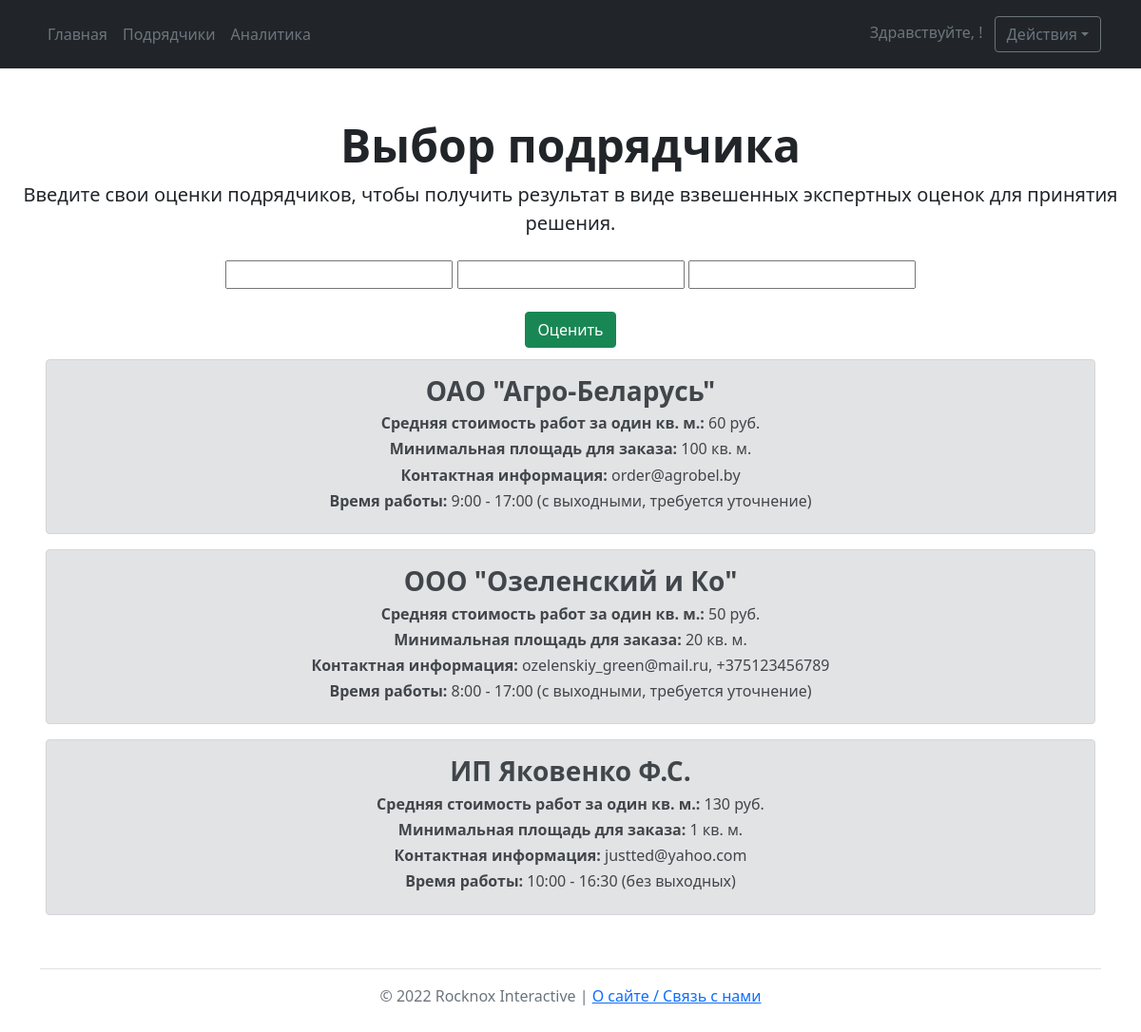
Before: /method with the older database file.
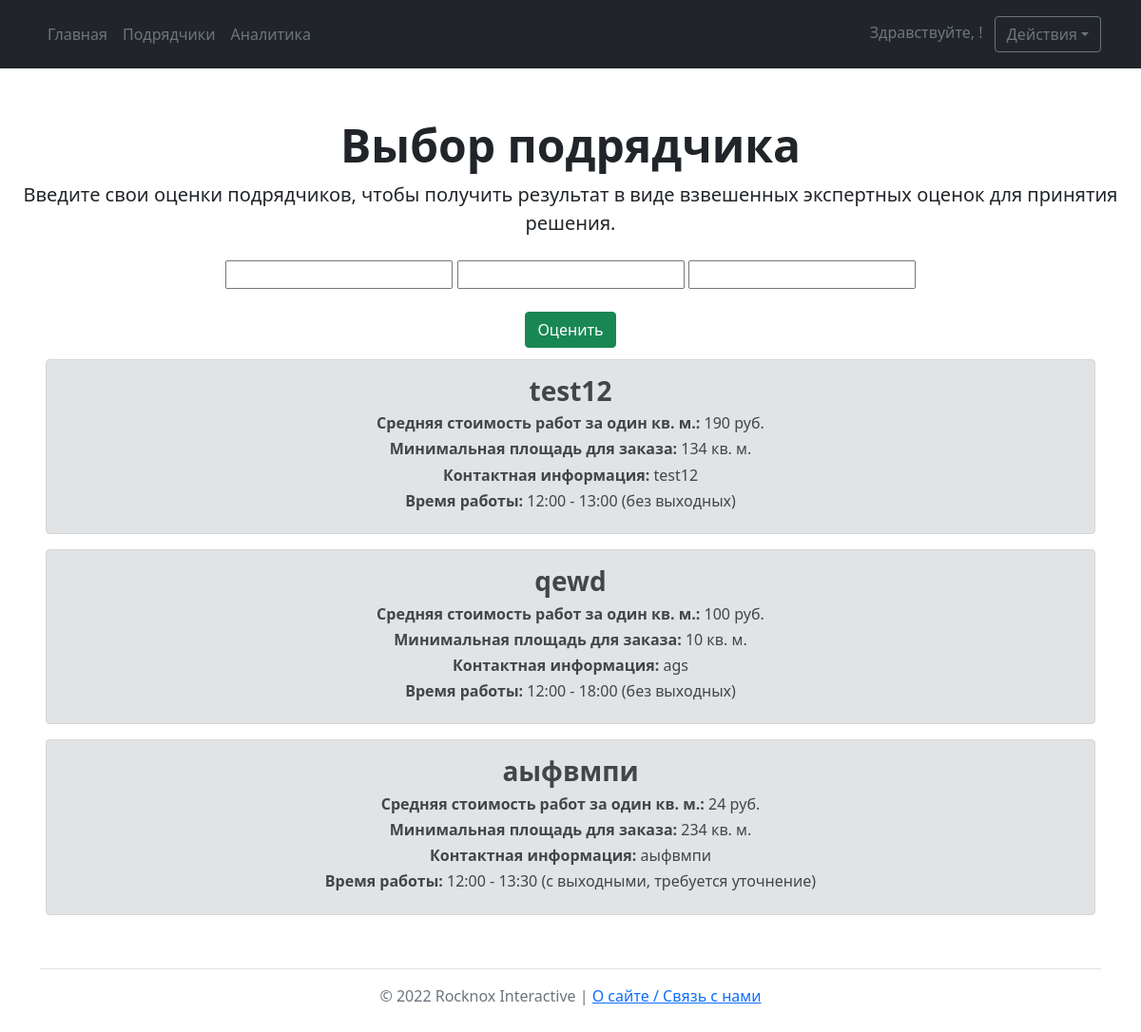
After: the same page with the newer database file.
### main/models.py (models this page shows)
class Executor(models.Model):
    weekends = (
        ('без выходных', 'без выходных'),
        ('с выходными, требуется уточнение', 'с выходными, требуется уточнение')
    )
    class Meta:
        verbose_name = 'Исполнитель'
        verbose_name_plural = 'Исполнители'
    title = models.CharField(max_length=50, verbose_name='Название')
    price = models.IntegerField(verbose_name='Стоимость услуг',
                                validators=[MinValueValidator(0), MaxValueValidator(999999)])
    minarea = models.IntegerField(verbose_name='Минимальная площадь для заказа',
                                  validators=[MinValueValidator(0), MaxValueValidator(999999)])
    contact = models.CharField(max_length=300, verbose_name='Контактная информация')
    worktime_start = models.TimeField(verbose_name='[Время работы] Начало')
    worktime_end = models.TimeField(verbose_name='[Время работы] Окончание')
    additionalinfo = models.CharField(max_length=500, verbose_name='Дополнительная информация', blank=True, null=True)
    weekends = models.CharField(max_length=50, choices=weekends)
    average_rank = models.IntegerField(default=0, null=True, blank=True)
    author = models.ForeignKey(User, on_delete=models.CASCADE)

### main/views.py (the view)
# urls.py: path('method', views.ExpertRank, name='method'),
def ExpertRank(request):
    executors = Executor.objects.all().order_by('-id')[:3]
    isVoted = MonkeyIsVoted.objects.all()
    if request.method == "POST":
        mark1 = request.POST['mark1']
        mark2 = request.POST['mark2']
        mark3 = request.POST['mark3']
        marks = MethodMarks.objects.create(mark1=mark1, mark2=mark2, mark3=mark3)
        marks.save()
        user = request.user.username
        voted = MonkeyIsVoted.objects.create(user=user, is_voted=True)
        voted.save()
        return redirect('result')
    else:
        form = MonkeyForm()
        data = {
            'executors': executors,
            'form': form,
            'isVoted': isVoted,
        }
        return render(request, 'method.html', data)

### main/forms.py
class MonkeyForm(forms.Form):
    mark1 = forms.IntegerField()
    mark2 = forms.IntegerField()
    mark3 = forms.IntegerField()

### main/templates/method.html
{% extends 'base.html' %} {% block title %}Экспертное решение{% endblock %} {% block mainbuttons %}
    <li><a href='{% url 'main' %}' class="nav-link px-2 text-secondary">Главная</a></li>
    <li><a href='{% url 'executors' %}' class="nav-link px-2 text-secondary">Подрядчики</a></li>
    <li><a href='{% url 'analytics' %}' class="nav-link px-2 text-secondary">Аналитика</a></li> {% endblock %}
{% block main %}
    <div class="px-4 pt-5 my-1 text-center">
    {% if user.first_name != 'ozelen' %}
        {% if isVoted.user == user.get_username and isVoted.is_voted == True %}
            ебало
            {% else %}
        <h1 class="display-5 fw-bold">Выбор подрядчика</h1>
        <div class="col-lg-12 mx-auto">
            <p class="lead mb-3">Введите свои оценки подрядчиков, чтобы получить результат в виде взвешенных экспертных
                оценок для принятия решения.</p>
        </div>
        <div class="px-4 pt-2 my-1">
            <form method="POST"> {% csrf_token %}
                {{ form.mark1 }} {{ form.mark2 }} {{ form.mark3 }}
                <br><br>
                <button class="btn btn-success" type="submit">Оценить</button>
            </form>
        </div>
        <div class="px-4 pt-2 my-1">{% for el in executors %}
            <div class="alert alert-secondary">
                <h3><b>{{ el.title }}</b></h3>
                <h6><b>Средняя стоимость работ за один кв. м.:</b> {{ el.price }} руб.</h6>
                <h6><b>Минимальная площадь для заказа:</b> {{ el.minarea }} кв. м.</h6>
                <h6><b>Контактная информация:</b> {{ el.contact }}</h6>
                <h6><b>Время работы:</b> {{ el.worktime_start }} - {{ el.worktime_end }} ({{ el.weekends }})</h6>
            </div>
        {% endfor %}
            {% endif %}
        {% else %}
        <h1 class="display-5 fw-bold">Доступ запрещён!</h1>
        <div class="col-lg-12 mx-auto">
            <p class="lead mb-3">Оценки подрядчиков доступны только представителем детских садов!</p>
        </div>
        {% endif %}
{% endblock %}

Changed rows visible on the page:
removed Executor: title "ОАО \"Агро-Беларусь\"", price "60", minarea "100", contact "order@agrobel.by", worktime_start "9:00", worktime_end "17:00", weekends "с выходными, требуется уточнение"
removed Executor: title "ООО \"Озеленский и Ко\"", price "50", minarea "20", contact "ozelenskiy_green@mail.ru, +375123456789", worktime_start "8:00", worktime_end "17:00", weekends "с выходными, требуется уточнение"
removed Executor: title "ИП Яковенко Ф.С.", price "130", minarea "1", contact "justted@yahoo.com", worktime_start "10:00", worktime_end "16:30", weekends "без выходных"
added Executor: title "test12", price "190", minarea "134", contact "test12", worktime_start "12:00", worktime_end "13:00", weekends "без выходных"
added Executor: title "qewd", price "100", minarea "10", contact "ags", worktime_start "12:00", worktime_end "18:00", weekends "без выходных"
added Executor: title "аыфвмпи", price "24", minarea "234", contact "аыфвмпи", worktime_start "12:00", worktime_end "13:30", weekends "с выходными, требуется уточнение"
